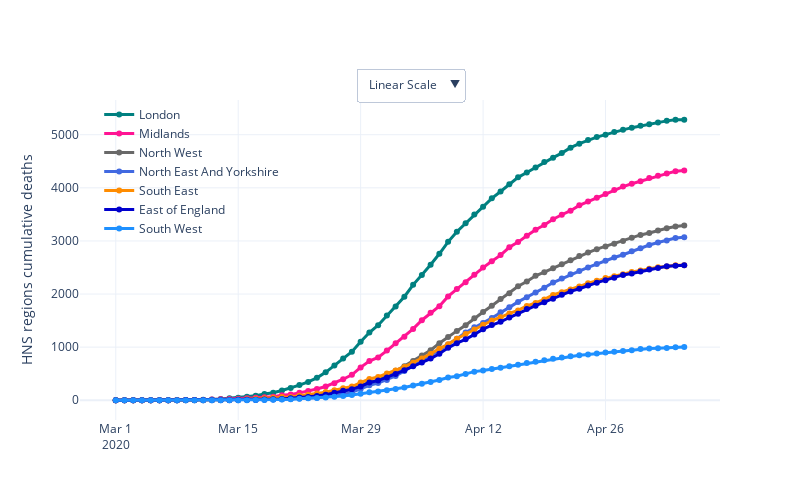

The cell this chart's notebook holds for it:
### Markdown cell above
## COVID-19 cumulative deaths by England NHS region

### Code cell
# Now we can plot the cumulative deaths including England

# Line Plot Plotly helps --> https://plotly.com/python/line-charts/
fig = go.Figure()


fig.add_trace(go.Scatter(x=df_region2_t["Date"], y=df_region2_t["Cum London"],
                    line=dict(color='teal', width=3),
                    mode='lines+markers',
                    name='London'))
fig.add_trace(go.Scatter(x=df_region2_t["Date"], y=df_region2_t["Cum Midlands"],
                    line=dict(color='deeppink', width=3),
                    mode='lines+markers',
                    name='Midlands'))
fig.add_trace(go.Scatter(x=df_region2_t["Date"], y=df_region2_t["Cum North West"],
                    line=dict(color='dimgrey', width=3),
                    mode='lines+markers',
                    name='North West'))
fig.add_trace(go.Scatter(x=df_region2_t["Date"], y=df_region2_t["Cum North East And Yorkshire"],
                    line=dict(color='royalblue', width=3),
                    mode='lines+markers',
                    name='North East And Yorkshire'))
fig.add_trace(go.Scatter(x=df_region2_t["Date"], y=df_region2_t["Cum South East"],
                    line=dict(color='darkorange', width=3),
                    mode='lines+markers',
                    name='South East'))
fig.add_trace(go.Scatter(x=df_region2_t["Date"], y=df_region2_t["Cum East of England"],
                    line=dict(color='mediumblue', width=3),
                    mode='lines+markers',
                    name='East of England'))
fig.add_trace(go.Scatter(x=df_region2_t["Date"], y=df_region2_t["Cum South West"],
                    line=dict(color='dodgerblue', width=3),
                    mode='lines+markers',
                    name='South West'))



updatemenus = list([
    dict(active=1,
         x=0.6,
         y=1.1,
         buttons=list([
            dict(label='Log scale',
                 method='update',
                 args=[{'visible': [True, True]},
                       {'title': 'NHS regions cumulative deaths (log scale)',
                        'yaxis': {'type': 'log'}}]),
            dict(label='Linear Scale',
                 method='update',
                 args=[{'visible': [True, True]},
                       {'title': 'NHS regions cumulative deaths (linear scale)',
                        'yaxis': {'type': 'linear'}}])
            ]),
        )
    ])



fig.update_layout(updatemenus=updatemenus, title_text='',
                 yaxis_title = "HNS regions cumulative deaths", width=800, height=500, legend=dict(x=.03, y=1),
                 legend_bgcolor = "rgba(0,0,0,0)")

fig.show()
